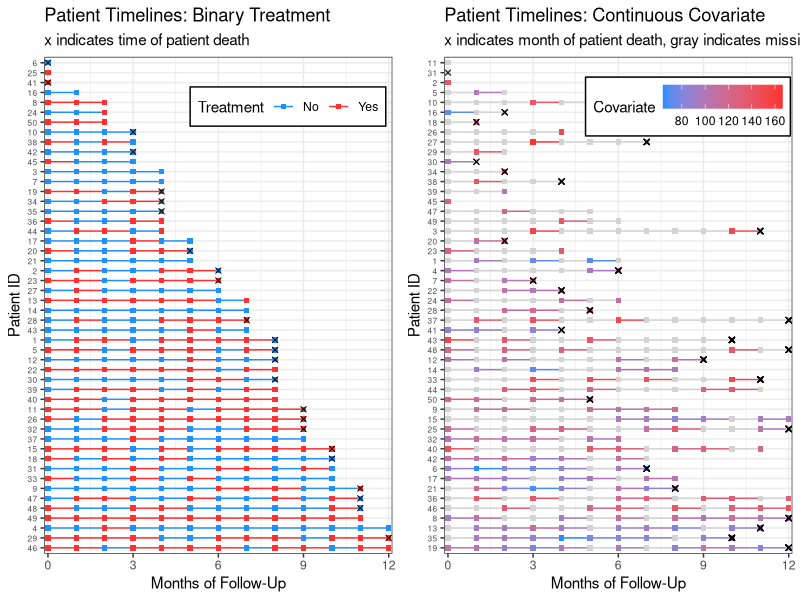
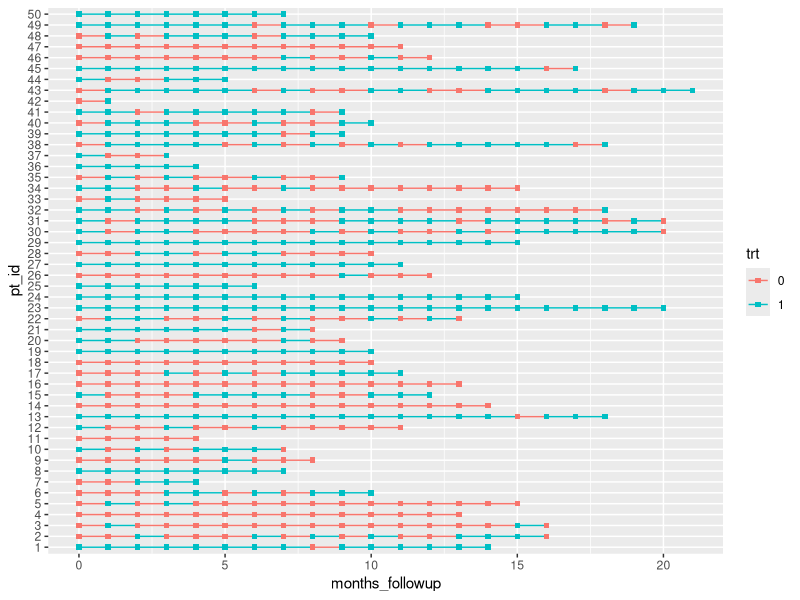
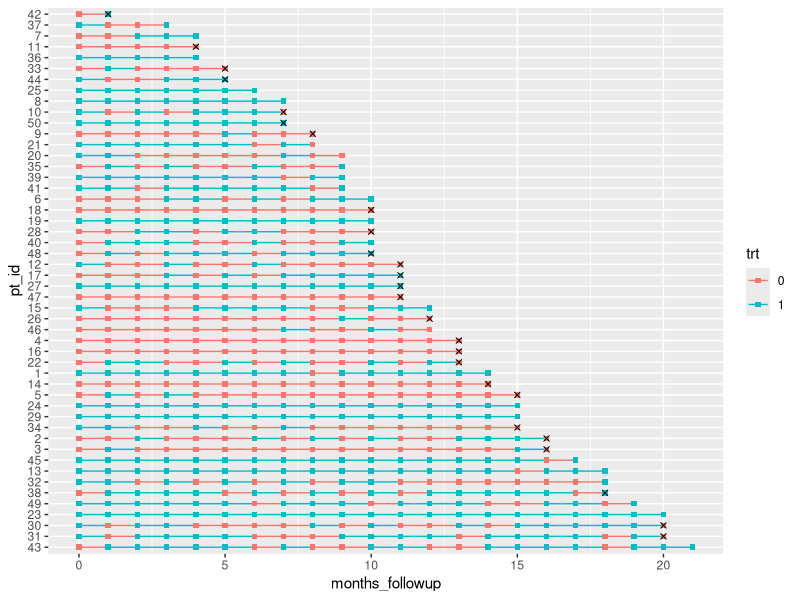
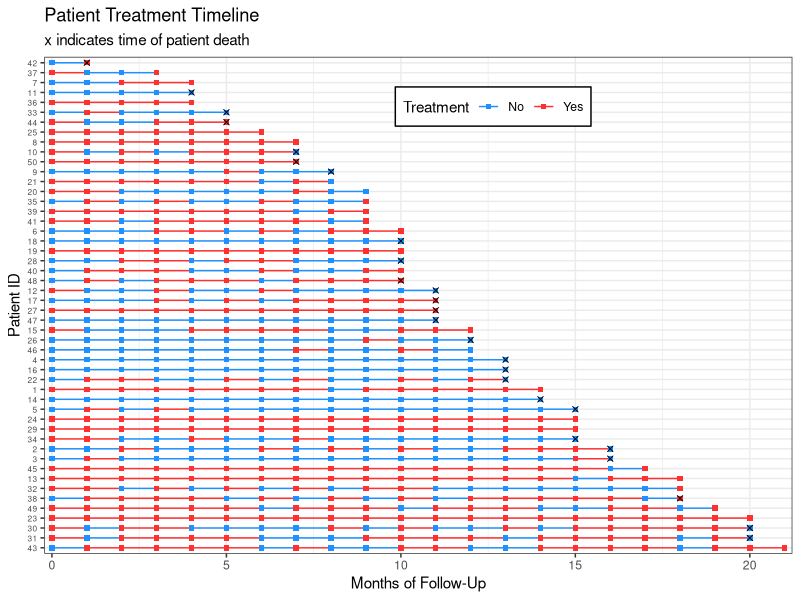
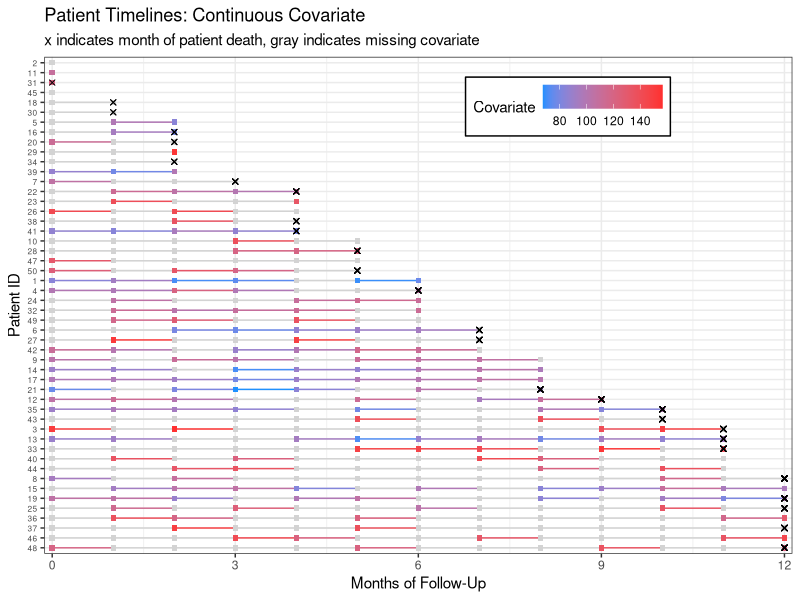
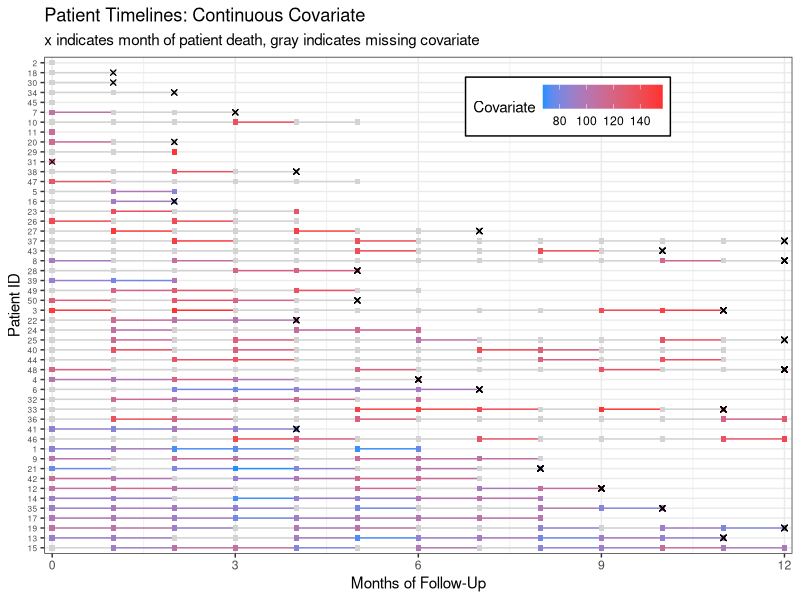

The R source for these figures, in order:
## ---- chunk 1
knitr::opts_chunk$set(echo = TRUE, results="asis")
## ---- chunk 2
library(tidyverse, warn.conflicts = F)
set.seed(777)
n <- 50
dat <- 
  tibble(.rows = n) %>%
  mutate(pt_id = factor(row_number()),
         months_followup = round(runif(n, 0, 12)),
         pt_trt_prob = runif(n, 0, 1),
         death = rbinom(n, 1, 0.5)) %>%
  group_by(pt_id) %>%
  complete(months_followup = full_seq(0:max(months_followup), 1)) %>%
  fill(pt_trt_prob, .direction = "up") %>%
  mutate(death = replace_na(death, 0),
         last_month_followup = max(months_followup),
         death_date = case_when(death == 1 ~ last_month_followup, TRUE ~ NA_real_)) %>%
  ungroup() %>%
  mutate(trt = rbinom(row_number(), 1, pt_trt_prob)) #%>%
  #mutate(trt  = ifelse(sample_n(., 30)$pt_id == pt_id, NA, trt)) 

dat_cc <- 
  tibble(.rows = n) %>%
  mutate(pt_id = row_number(),
         months_followup = round(runif(n, 0, 12)),
         pt_cov_mean = runif(n, 80, 150),
         death = rbinom(n, 1, 0.5)) %>%
  group_by(pt_id) %>%
  complete(months_followup = full_seq(0:max(months_followup), 1)) %>%
  fill(pt_cov_mean, death, .direction = "up") %>%
  mutate(last_month_followup = max(months_followup),
         death_date = case_when(death == 1 ~ last_month_followup, TRUE ~ NA_real_)) %>%
  ungroup() %>%
  mutate(cov = rnorm(row_number(), pt_cov_mean, 10)) 

dat_cc_samp <- dat_cc %>%
  mutate(idx = row_number()) %>%
  sample_frac(.5, weight = pt_cov_mean^3)  %>% # sample 50% of data, with weights for the sample determined by the patient's mean covariate. This would mean patients with a higher covariate are more likely to have missing data. Perhaps they are sicker patients!
  pull(idx)

dat_cc_miss  <- dat_cc %>%
  mutate(cov = case_when(row_number() %in% dat_cc_samp ~ NA_real_,
                         TRUE ~ cov)) %>%
  select(pt_id, months_followup, cov, death)

p <- dat %>%
  mutate(trt = factor(trt, levels=0:1, labels=c("No","Yes"))) %>%
  mutate(pt_id_ordered = fct_rev(fct_reorder(pt_id, last_month_followup)),
         death = fct_drop(factor(death))) %>%
  ggplot(aes(x = months_followup,
             y = pt_id_ordered,
             group = pt_id_ordered,
             col = trt)) +
  geom_line()  + 
  geom_point(shape = 15) + 
  geom_point(aes(x = death_date, y = pt_id_ordered), shape=4, col="black") +
  theme_bw() +
  labs(x = "Months of Follow-Up",
       y = "Patient ID",
       col = "Treatment",
       title = "Patient Timelines: Binary Treatment",
       subtitle = "x indicates time of patient death") +
  theme(axis.text.y = element_text(size=6),
        legend.position = c(.7, .9),
        legend.direction = "horizontal",
        legend.background = element_rect(linetype="solid", colour ="black")) +
  scale_x_continuous(expand=c(0.01,0.01)) +
  scale_color_manual(values=c("dodgerblue","firebrick1")) 

p2 <- dat_cc_miss %>%
  group_by(pt_id) %>%
  mutate(last_month_followup = max(months_followup),
         # a column containing how many measures we have for each patient
         n_measures = sum(!is.na(cov))) %>%
  ungroup() %>%
  mutate(
    # reorder IDs by number of measures we have for each patient
    pt_id = fct_rev(fct_reorder(factor(pt_id), n_measures)),
  month_death = case_when(death == 1 ~ last_month_followup, TRUE ~ NA_real_)) %>%
  ggplot(aes(x = months_followup, y = pt_id,
             group = pt_id, col = cov)) +
  geom_line()  + 
  geom_point(shape = 15) + 
  geom_point(aes(x = month_death, y = pt_id), shape=4, col="black") +
  theme_bw() +
  labs(x = "Months of Follow-Up", y = "Patient ID", col = "Covariate",
       title = "Patient Timelines: Continuous Covariate",
       subtitle = "x indicates month of patient death, gray indicates missing covariate") +
  theme(axis.text.y = element_text(size=6),
        legend.position = c(.7, .9),
        legend.direction = "horizontal",
        legend.background = element_rect(linetype="solid", colour ="black")) +
  scale_x_continuous(expand=c(0.01,0.01)) +
  scale_color_gradient(low="dodgerblue",high="firebrick1",na.value = "lightgray") 

gridExtra::grid.arrange(p,p2,nrow=1)

## ---- chunk 3
library(tidyverse)
set.seed(7)
n <- 50
## ---- chunk 4
dat <- 
  tibble(.rows = n) %>%  # empty data frame / tibble with n rows
  mutate(pt_id = factor(row_number()),  # patient ids are 1-n
         pt_trt_prob = runif(n,0,1), # randomly generate a treatment probability for each patient
         months_followup = round(runif(n, 0, 20) + 3 * pt_trt_prob), # randomly generate length of time in the study, which is affected by the prob of treatment
         death = rbinom(n, 1, 1-pt_trt_prob)) %>% # death is affected by prob of treatment
  group_by(pt_id) %>%   # group by patient so we can do more data manipulation
  complete(months_followup = full_seq(0:max(months_followup), 1)) %>% # add in all the months patients are in the study
  fill(pt_trt_prob, .direction = "up") %>% # fill in the treatment probability I made earlier so I can use this to add treatment for every time point
  ungroup() %>% # no longer need patients grouped
  mutate(trt = factor(rbinom(row_number(), 1, pt_trt_prob)),
         death = replace_na(death, 0)) %>%   # fill in treatment for everyone based on their treatment probability
  select(pt_id, trt, months_followup, death) # remove leftover columns from data generation

## ---- chunk 5
dat %>% filter(pt_id %in% 5:6) %>% knitr::kable()
## ---- chunk 6
dat %>%
  ggplot(aes(x = months_followup, y = pt_id, group = pt_id, col = trt)) +
  geom_line()  + 
  geom_point(shape = 15)
## ---- chunk 7
dat %>%
  group_by(pt_id) %>%
  # make a new column with all patients last follow up visit
  mutate(last_month_followup = max(months_followup), 
         # new variable for month that patients died, if they died
         month_death = case_when(death == 1 ~ last_month_followup, TRUE ~ NA_real_)) %>%
         # reorder pt id by last month of follow up (highest to lowest)
         # without fct_rev, chart is arranged in opposite direction (lowest to highest)
  ungroup() %>%
  mutate(pt_id = fct_rev(fct_reorder(pt_id, last_month_followup))) %>%
  ggplot(aes(x = months_followup, y = pt_id, group = pt_id, col = trt)) +
  geom_line()  + 
  geom_point(shape = 15) + 
  # add in a new mapping layer of points that correspond to death
  geom_point(aes(x = month_death, y = pt_id), col = "black", shape = 4) 
## ---- chunk 8
dat %>%
  group_by(pt_id) %>%
  mutate(last_month_followup = max(months_followup), 
         month_death = case_when(death == 1 ~ last_month_followup, TRUE ~ NA_real_)) %>%
  ungroup() %>%
  mutate(pt_id = fct_rev(fct_reorder(pt_id, last_month_followup)),
         # make the treatment variable labels nicer
         trt = factor(trt, levels=0:1, labels=c("No","Yes"))) %>%
  ggplot(aes(x = months_followup, y = pt_id, group = pt_id, col = trt)) +
  geom_line()  + 
  geom_point(shape = 15) + 
  geom_point(aes(x = month_death, y = pt_id), col = "black", shape = 4) +
  theme_bw() +
  labs(x = "Months of Follow-Up", y = "Patient ID", col = "Treatment",
       title = "Patient Treatment Timeline",
       subtitle = "x indicates time of patient death") +
  # edit legend box and make patient ids small
  theme(axis.text.y = element_text(size=6),
        legend.position = c(.6, .9), legend.direction = "horizontal",
        legend.background = element_rect(linetype="solid", colour ="black")) +
  # remove extra space around timeline
  scale_x_continuous(expand=c(0.01,0.01)) +
  # set the color of the lines and points
  scale_color_manual(values=c("dodgerblue","firebrick1"))
## ---- chunk 9
dat_cc_samp <- dat_cc %>%
  mutate(idx = row_number()) %>%
  sample_frac(.5, weight = pt_cov_mean^3)  %>% # sample 50% of data, with weights for the sample determined by the patient's mean covariate. This would mean patients with a higher covariate are more likely to have missing data. Perhaps they are sicker patients!
  pull(idx)

dat_cc_miss  <- dat_cc %>%
  mutate(cov = case_when(row_number() %in% dat_cc_samp ~ NA_real_,
                         TRUE ~ cov)) %>%
  select(pt_id, months_followup, cov, death)
## ---- chunk 10
knitr::kable(head(dat_cc_miss))
## ---- chunk 11
dat_cc_miss %>%
  group_by(pt_id) %>%
  mutate(last_month_followup = max(months_followup), 
         month_death = case_when(death == 1 ~ last_month_followup, TRUE ~ NA_real_)) %>%
  ungroup() %>%
  mutate(pt_id = fct_rev(fct_reorder(factor(pt_id), last_month_followup))) %>%
  ggplot(aes(x = months_followup, y = pt_id,
             group = pt_id, col = cov)) +
  geom_line()  + 
  geom_point(shape = 15) + 
  geom_point(aes(x = month_death, y = pt_id), shape=4, col="black") +
  theme_bw() +
  labs(x = "Months of Follow-Up", y = "Patient ID", col = "Covariate",
       title = "Patient Timelines: Continuous Covariate",
       subtitle = "x indicates month of patient death, gray indicates missing covariate") +
  theme(axis.text.y = element_text(size=6),
        legend.position = c(.7, .9),
        legend.direction = "horizontal",
        legend.background = element_rect(linetype="solid", colour ="black")) +
  scale_x_continuous(expand=c(0.01,0.01)) +
  scale_color_gradient(low="dodgerblue", high="firebrick1", na.value = "lightgray") 
## ---- chunk 12
dat_cc_miss %>%
  group_by(pt_id) %>%
  mutate(last_month_followup = max(months_followup),
         # a column containing how many measures we have for each patient
         n_measures = sum(!is.na(cov))) %>%
  ungroup() %>%
  mutate(
    # reorder IDs by number of measures we have for each patient
    pt_id = fct_rev(fct_reorder(factor(pt_id), n_measures)),
  month_death = case_when(death == 1 ~ last_month_followup, TRUE ~ NA_real_)) %>%
  ggplot(aes(x = months_followup, y = pt_id,
             group = pt_id, col = cov)) +
  geom_line()  + 
  geom_point(shape = 15) + 
  geom_point(aes(x = month_death, y = pt_id), shape=4, col="black") +
  theme_bw() +
  labs(x = "Months of Follow-Up", y = "Patient ID", col = "Covariate",
       title = "Patient Timelines: Continuous Covariate",
       subtitle = "x indicates month of patient death, gray indicates missing covariate") +
  theme(axis.text.y = element_text(size=6),
        legend.position = c(.7, .9),
        legend.direction = "horizontal",
        legend.background = element_rect(linetype="solid", colour ="black")) +
  scale_x_continuous(expand=c(0.01,0.01)) +
  scale_color_gradient(low="dodgerblue",high="firebrick1",na.value = "lightgray") 
